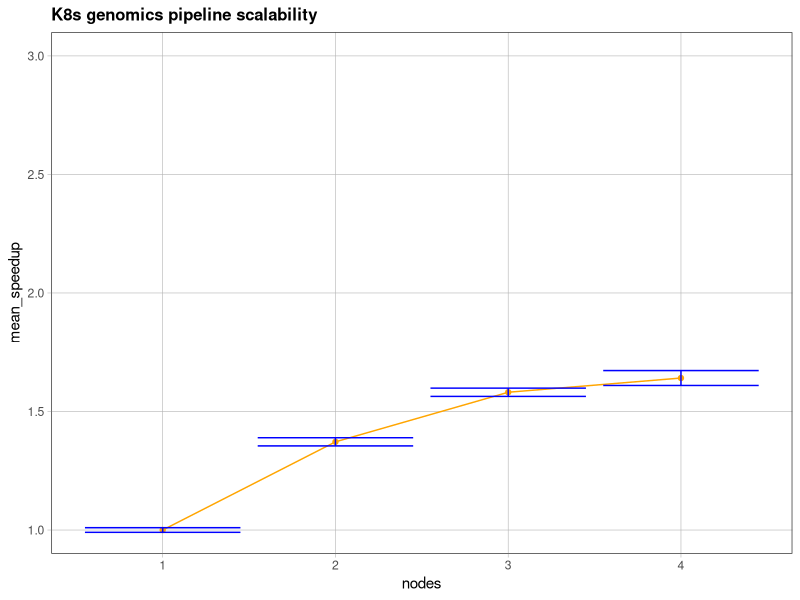
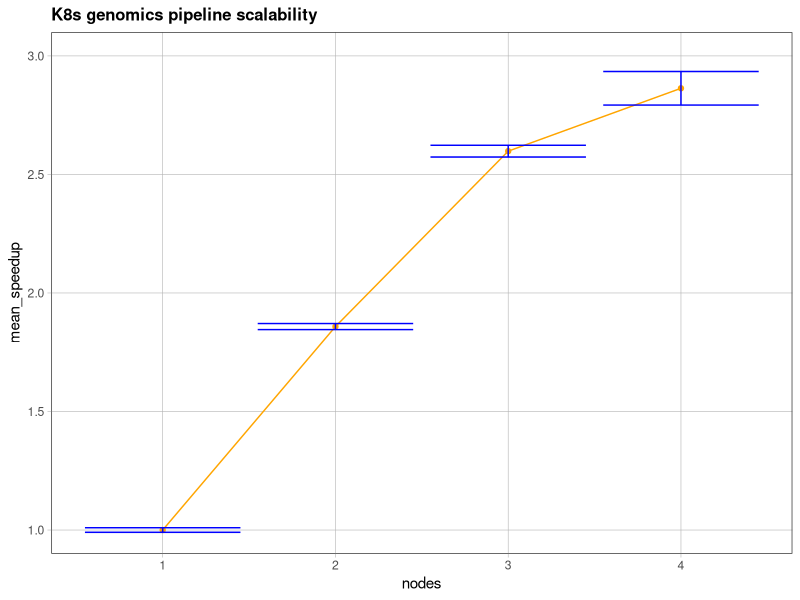

These charts were generated, in order, by the following R code:
library(tidyverse)
get_speedup <- function (dataframe) {
  t1s <- dataframe %>%
    filter(nodes == 1) %>%
    select(exec_time_sec) %>%
    rename(t1 = exec_time_sec)

  speedup <- crossing(t1s, dataframe) %>%
    mutate(speedup = t1/exec_time_sec) %>%
    group_by(nodes) %>%
    summarise(
      mean_speedup = mean(speedup),
      sd_speedup = sd(speedup)
    )
  return(speedup)
}
plot_scalability <- function (speedup) {
  p <- ggplot(speedup, aes(nodes, mean_speedup)) +
    theme_bw() +
    theme(
      plot.title = element_text(face = "bold", size = 12),
      axis.ticks = element_line(colour = "grey70", size = 0.2),
      panel.grid.major = element_line(colour = "grey70", size = 0.2),
      panel.grid.minor = element_blank()
    ) +
    labs(
      title = "K8s genomics pipeline scalability"
    ) +
    geom_line(color = "orange") +
    geom_point(color = "orange") +
    geom_errorbar(aes(x=nodes,
                      y=sd_speedup,
                      ymin=mean_speedup-sd_speedup,
                      ymax=mean_speedup+sd_speedup),
                  color = "blue"
    ) +
    coord_cartesian(ylim = c(1.0, 3.0))
  return(p)
}
times <- read.csv("scalability/times.csv")
pipeline_speedup <- get_speedup(times)
plot_scalability(pipeline_speedup)

fastqc_times <- read.csv("scalability/fastqc_times.csv")
fastqc_speedup <- get_speedup(fastqc_times)
plot_scalability(fastqc_speedup)
